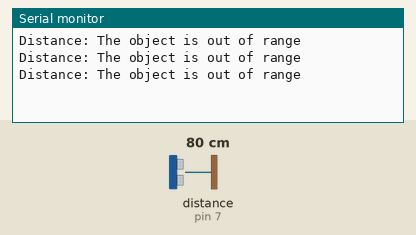
Simulated run of this sketch. Board: Arduino Uno, built with avr-gcc and run on an emulated ATmega328P. Parts: the last lines printed to the serial monitor. Wiring (inferred from the names in the program): ultrasonic range finder: trigger pin 6; echo pin 7. The inputs (shaded band) are chosen by the test bench; at power-on: distance to the obstacle (sensor on pin 7) 80 cm. The echo pulse lasts 58.3 µs per cm.

Above: at 1.3 s.
1.4 s: distance to the obstacle (sensor on pin 7) set to 2 cm
At 1.9 s:
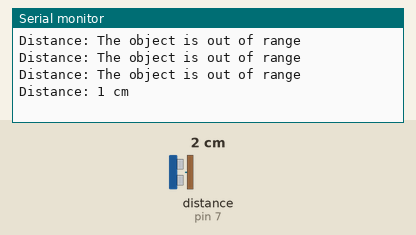
3.5 s: distance to the obstacle (sensor on pin 7) set to 120 cm
At 3.9 s:
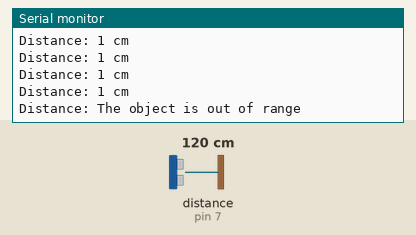
6.5 s: distance to the obstacle (sensor on pin 7) set to 9 cm
At 7.0 s:
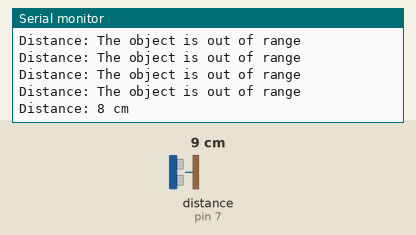
9.5 s: distance to the obstacle (sensor on pin 7) set to 4 cm
At 10.0 s:
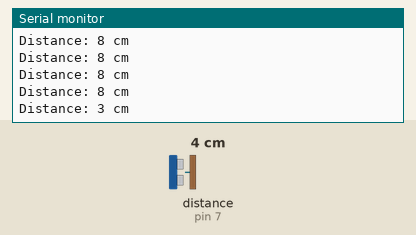
Timing chart, 0 to 12.5 s (numbered marks = the images above; inputs shaded):
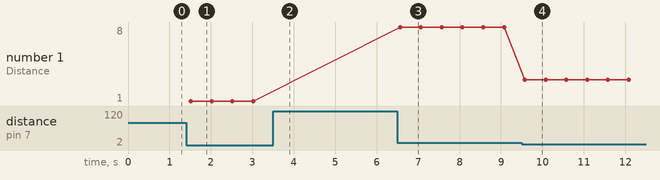

Measured:
- after the input at 1.4 s, the serial monitor: prints a new line after 0.12 s (image 1)
- after the input at 6.5 s, the serial monitor: prints a new line after 0.07 s (image 3)
- after the input at 9.5 s, the serial monitor: prints a new line after 0.07 s (image 4)
- plotted number 1: 1 → 8 after the input at 6.5 s, 8 → 3 after the input at 9.5 s

The sketch:

ultra_sonic_sensor.ino
```cpp
const int trigPin = 6;  // Trigger pin of the ultrasonic sensor
const int echoPin = 7; // Echo pin of the ultrasonic sensor

void setup() {
  Serial.begin(9600);
  pinMode(trigPin, OUTPUT);
  pinMode(echoPin, INPUT);
}

void loop() {
  // Clear the trigger pin
  digitalWrite(trigPin, LOW);
  delayMicroseconds(2);

  // Send a pulse to trigger the ultrasonic sensor
  digitalWrite(trigPin, HIGH);
  delayMicroseconds(10);
  digitalWrite(trigPin, LOW);

  // Measure the duration of the pulse on the echo pin
  long duration = pulseIn(echoPin, HIGH);

  // Calculate distance in centimeters using the speed of sound (343 meters/second)
  // Distance = (duration / 2) * speed of sound
  int distanceCM = duration * 0.034 / 2;

  // Print the distance to the Serial Monitor
  Serial.print("Distance: ");
  if (distanceCM > 25)
  {
    Serial.println("The object is out of range");
  }
  else{
    Serial.print(distanceCM);
  Serial.println(" cm");

  }


  // Delay before the next measurement
  delay(500);
}
```
